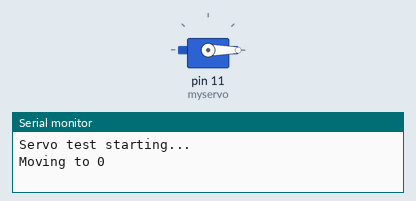
Simulated run of this sketch. Board: Arduino Uno, built with avr-gcc and run on an emulated ATmega328P. Shown: servo, the last lines printed to the serial monitor.

Above: at 0.05 s.
At 2.05 s:
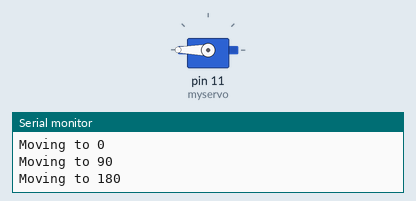
At 4.0 s:
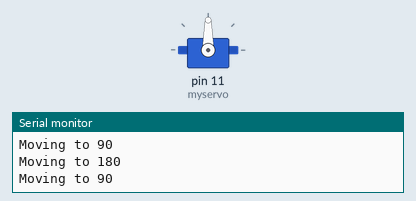
Timing chart, 0 to 5.2 s (numbered marks = the images above):
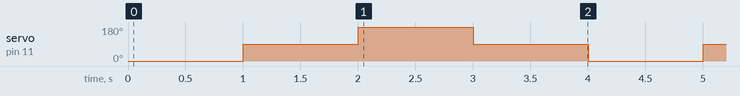

The sketch:

servo_test.ino
```cpp
#include <Servo.h>

Servo myservo;

void setup() {
  myservo.attach(11);
  Serial.begin(9600);
  Serial.println("Servo test starting...");
}

void loop() {
  Serial.println("Moving to 0");
  myservo.write(0);
  delay(1000);

  Serial.println("Moving to 90");
  myservo.write(90);
  delay(1000);

  Serial.println("Moving to 180");
  myservo.write(180);
  delay(1000);

  Serial.println("Moving to 90");
  myservo.write(90);
  delay(1000);
}
```

Measured:
- by itself, servo on pin 11 (myservo): repeats every 4.0 s: 180° 1.0 s, 90° 1.0 s, 0° 1.0 s, 90° 1.0 s
